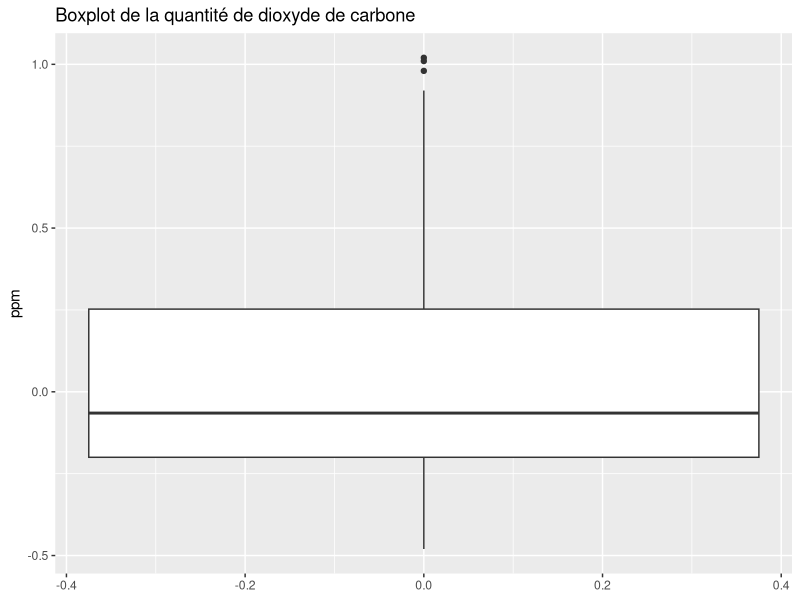
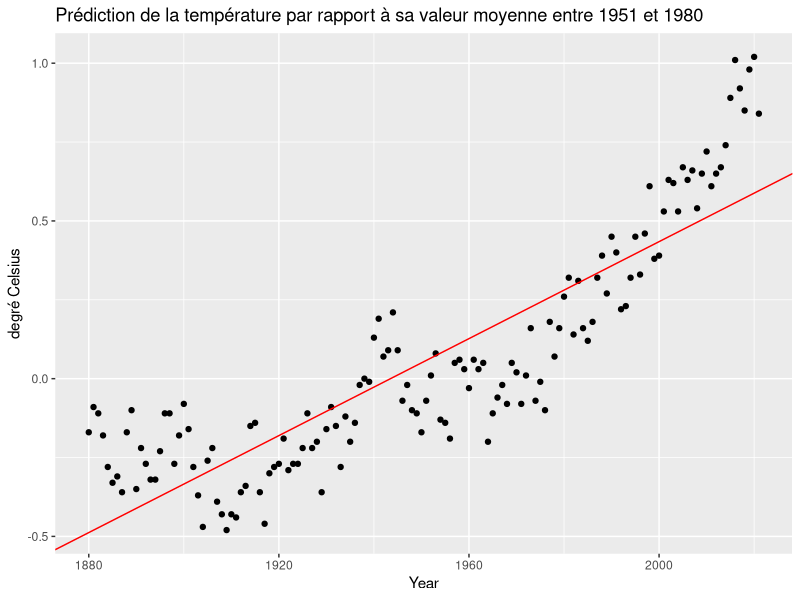

These figures' R source, in order:
################################################################################
#                                                                              #
#               Etude descriptive de la table Global temperature               #
#                   Variable intéressante : No_Smoothing                       #
#                                                                              #
################################################################################

# Librairie 

library("tidyverse")
library("ggplot2")

# importation des données

GT = read.table(file = 'datasets_nasa/global_temperature.txt',
                header = TRUE, sep=';', skip = 3)
head(GT)

# Statistique descriptives de la variable No_smoothing

summary(GT$No_Smoothing)

# Boxplot des variables 

ggplot(GT) +
  geom_boxplot(
    aes(y = No_Smoothing)
  )+ labs(title="Boxplot de la quantité de dioxyde de carbone",y="ppm")

# graphiques d'analyse

# No_smoothing : scatterplot + droite de régression simple

model1 = lm(GT$No_Smoothing~GT$Year)
sumModel1 = summary(model1)
sumModel1

ggplot(data = GT)  +
  geom_point(aes(x = Year, y = No_Smoothing))+
  geom_abline(intercept = sumModel1$coefficients[1],
              slope = sumModel1$coefficients[2], color="red")+
  labs(title = "Prédiction de la température par rapport à sa valeur moyenne entre 1951 et 1980",
       x = "Year", y="degré Celsius")

# Modèle de moins bonne qualité

